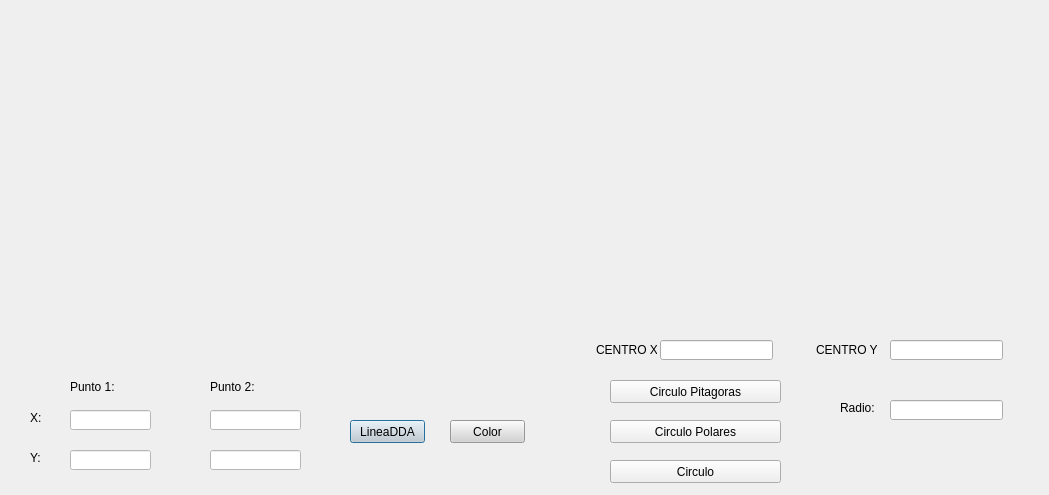
<?xml version="1.0" encoding="UTF-8"?>
<ui version="4.0">
 <class>Dialog</class>
 <widget class="QDialog" name="Dialog">
  <property name="geometry">
   <rect>
    <x>0</x>
    <y>0</y>
    <width>1049</width>
    <height>495</height>
   </rect>
  </property>
  <property name="windowTitle">
   <string>Linea DDA y Circulo</string>
  </property>
  <property name="styleSheet">
   <string notr="true"/>
  </property>
  <widget class="QPushButton" name="pushButton">
   <property name="geometry">
    <rect>
     <x>350</x>
     <y>420</y>
     <width>75</width>
     <height>23</height>
    </rect>
   </property>
   <property name="styleSheet">
    <string notr="true">background-color: rgb(211, 211, 211);</string>
   </property>
   <property name="text">
    <string>LineaDDA</string>
   </property>
  </widget>
  <widget class="QLineEdit" name="lineEdit">
   <property name="geometry">
    <rect>
     <x>70</x>
     <y>410</y>
     <width>81</width>
     <height>20</height>
    </rect>
   </property>
   <property name="styleSheet">
    <string notr="true">background-color: rgb(255, 255, 255);</string>
   </property>
  </widget>
  <widget class="QLineEdit" name="lineEdit_2">
   <property name="geometry">
    <rect>
     <x>70</x>
     <y>450</y>
     <width>81</width>
     <height>20</height>
    </rect>
   </property>
   <property name="styleSheet">
    <string notr="true">background-color: rgb(255, 255, 255);</string>
   </property>
  </widget>
  <widget class="QLineEdit" name="lineEdit_3">
   <property name="geometry">
    <rect>
     <x>210</x>
     <y>410</y>
     <width>91</width>
     <height>20</height>
    </rect>
   </property>
   <property name="styleSheet">
    <string notr="true">background-color: rgb(255, 255, 255);</string>
   </property>
  </widget>
  <widget class="QLineEdit" name="lineEdit_4">
   <property name="geometry">
    <rect>
     <x>210</x>
     <y>450</y>
     <width>91</width>
     <height>20</height>
    </rect>
   </property>
   <property name="styleSheet">
    <string notr="true">background-color: rgb(255, 255, 255);</string>
   </property>
  </widget>
  <widget class="QLabel" name="label">
   <property name="geometry">
    <rect>
     <x>70</x>
     <y>380</y>
     <width>47</width>
     <height>13</height>
    </rect>
   </property>
   <property name="text">
    <string>Punto 1:</string>
   </property>
  </widget>
  <widget class="QPushButton" name="pushButton_2">
   <property name="geometry">
    <rect>
     <x>450</x>
     <y>420</y>
     <width>75</width>
     <height>23</height>
    </rect>
   </property>
   <property name="styleSheet">
    <string notr="true">background-color: rgb(211, 211, 211);</string>
   </property>
   <property name="text">
    <string>Color</string>
   </property>
  </widget>
  <widget class="QLabel" name="label_2">
   <property name="geometry">
    <rect>
     <x>30</x>
     <y>410</y>
     <width>21</width>
     <height>16</height>
    </rect>
   </property>
   <property name="text">
    <string>X:</string>
   </property>
  </widget>
  <widget class="QLabel" name="label_5">
   <property name="geometry">
    <rect>
     <x>30</x>
     <y>450</y>
     <width>21</width>
     <height>16</height>
    </rect>
   </property>
   <property name="text">
    <string>Y:</string>
   </property>
  </widget>
  <widget class="QLabel" name="label_6">
   <property name="geometry">
    <rect>
     <x>210</x>
     <y>380</y>
     <width>47</width>
     <height>13</height>
    </rect>
   </property>
   <property name="text">
    <string>Punto 2:</string>
   </property>
  </widget>
  <widget class="QPushButton" name="pushButton_3">
   <property name="geometry">
    <rect>
     <x>610</x>
     <y>380</y>
     <width>171</width>
     <height>23</height>
    </rect>
   </property>
   <property name="text">
    <string>Circulo Pitagoras</string>
   </property>
  </widget>
  <widget class="QLabel" name="label_3">
   <property name="geometry">
    <rect>
     <x>596</x>
     <y>340</y>
     <width>61</width>
     <height>20</height>
    </rect>
   </property>
   <property name="text">
    <string>CENTRO X:</string>
   </property>
  </widget>
  <widget class="QLineEdit" name="lineEdit_5">
   <property name="geometry">
    <rect>
     <x>660</x>
     <y>340</y>
     <width>113</width>
     <height>20</height>
    </rect>
   </property>
  </widget>
  <widget class="QLineEdit" name="lineEdit_6">
   <property name="geometry">
    <rect>
     <x>890</x>
     <y>340</y>
     <width>113</width>
     <height>20</height>
    </rect>
   </property>
  </widget>
  <widget class="QLineEdit" name="lineEdit_7">
   <property name="geometry">
    <rect>
     <x>890</x>
     <y>400</y>
     <width>113</width>
     <height>20</height>
    </rect>
   </property>
  </widget>
  <widget class="QLabel" name="label_4">
   <property name="geometry">
    <rect>
     <x>816</x>
     <y>340</y>
     <width>61</width>
     <height>20</height>
    </rect>
   </property>
   <property name="text">
    <string>CENTRO Y:</string>
   </property>
  </widget>
  <widget class="QLabel" name="label_7">
   <property name="geometry">
    <rect>
     <x>840</x>
     <y>400</y>
     <width>47</width>
     <height>16</height>
    </rect>
   </property>
   <property name="text">
    <string>Radio:</string>
   </property>
  </widget>
  <widget class="QPushButton" name="pushButton_4">
   <property name="geometry">
    <rect>
     <x>610</x>
     <y>420</y>
     <width>171</width>
     <height>23</height>
    </rect>
   </property>
   <property name="text">
    <string>Circulo Polares</string>
   </property>
  </widget>
  <widget class="QPushButton" name="pushButton_5">
   <property name="geometry">
    <rect>
     <x>610</x>
     <y>460</y>
     <width>171</width>
     <height>23</height>
    </rect>
   </property>
   <property name="text">
    <string>Circulo</string>
   </property>
  </widget>
 </widget>
 <resources/>
 <connections/>
</ui>
